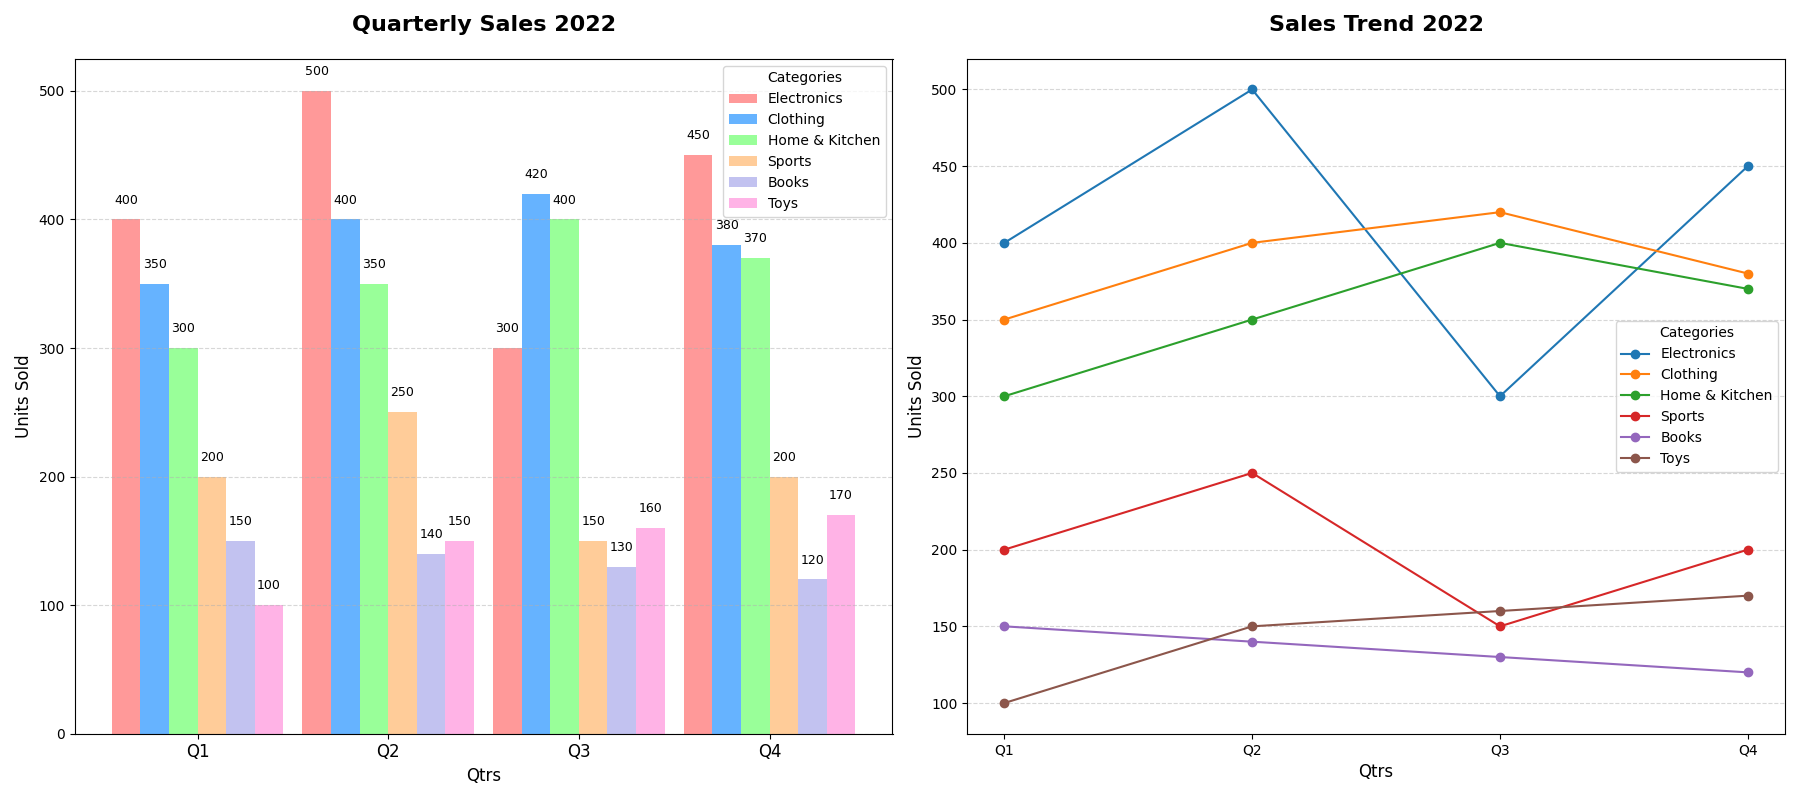

The script that drew this image:
import matplotlib.pyplot as plt
import numpy as np

quarters = ['Q1', 'Q2', 'Q3', 'Q4']
categories = ['Electronics', 'Clothing', 'Home & Kitchen', 'Sports', 'Books', 'Toys']
sales_data = {
    'Electronics': [400, 500, 300, 450],
    'Clothing': [350, 400, 420, 380],
    'Home & Kitchen': [300, 350, 400, 370],
    'Sports': [200, 250, 150, 200],
    'Books': [150, 140, 130, 120],
    'Toys': [100, 150, 160, 170],
}

colors = ['#ff9999', '#66b3ff', '#99ff99', '#ffcc99', '#c2c2f0', '#ffb3e6']

fig, (ax_bar, ax_curve) = plt.subplots(1, 2, figsize=(18, 8))

x = np.arange(len(quarters))
bar_width = 0.15

for i, category in enumerate(categories):
    sales = sales_data[category]
    ax_bar.bar(x + i * bar_width, sales, bar_width, color=colors[i], label=category)

ax_bar.set_title("Quarterly Sales 2022", fontsize=16, fontweight='bold', pad=20)
ax_bar.set_xlabel("Qtrs", fontsize=12)
ax_bar.set_ylabel("Units Sold", fontsize=12)
ax_bar.set_xticks(x + bar_width * (len(categories) - 1) / 2)
ax_bar.set_xticklabels(quarters, fontsize=12)
ax_bar.legend(title="Categories", fontsize=10)
ax_bar.yaxis.grid(True, linestyle='--', alpha=0.5)

for i, category in enumerate(categories):
    for j, value in enumerate(sales_data[category]):
        if value > 0:
            ax_bar.text(x[j] + i * bar_width, value + 10, f'{value}', ha='center', va='bottom', fontsize=9, color='black')

for category in categories:
    sales = sales_data[category]
    ax_curve.plot(quarters, sales, marker='o', linestyle='-', label=category)

ax_curve.set_title("Sales Trend 2022", fontsize=16, fontweight='bold', pad=20)
ax_curve.set_xlabel("Qtrs", fontsize=12)
ax_curve.set_ylabel("Units Sold", fontsize=12)
ax_curve.legend(title="Categories", fontsize=10)
ax_curve.yaxis.grid(True, linestyle='--', alpha=0.5)

plt.tight_layout()
plt.show()
